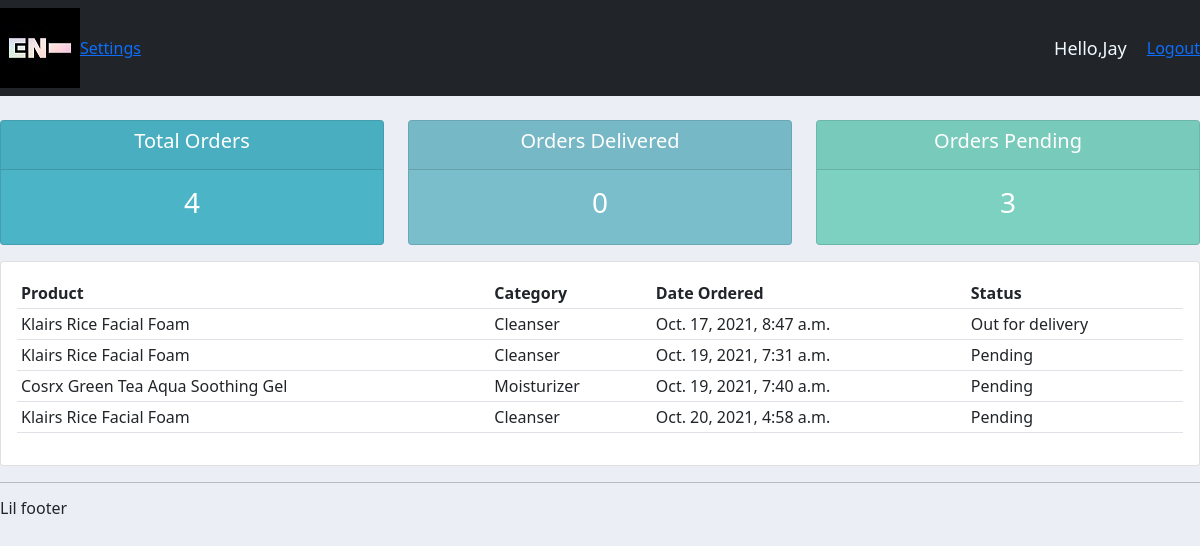
The app's page /user/ (signed in) with its own data.
### accounts/models.py (models this page shows, shortened)
class Order(models.Model):
    STATUS=(
        ('Pending', 'Pending'),
        ('Out for delivery','Out for delivery'),
        ('Delivered', 'Delivered'),
    )
    customer=models.ForeignKey(Customer, null=True, on_delete=models.SET_NULL)
    product=models.ForeignKey(Product, null=True, on_delete=models.SET_NULL)
    status=models.CharField(max_length=200, null=True, choices=STATUS)
    date_created=models.DateTimeField(auto_now_add=True, null=True)

class Product(models.Model):
    CATEGORY=(
        ('Cleanser', 'Cleanser'),
        ('Toner', 'Toner'),
        ('Moisturizer', 'Moisturizer'),
        ('Essence', 'Essence'),
        ('Sunscreen', 'Sunscreen'),
        ('Exfoliation', 'Exfoliation'),
        ('Serum', 'Serum'),
        ('Cleansing Oil', 'Cleansing Oil'),
    )
    name=models.CharField(max_length=200, null=True)
    price=models.FloatField(null=True)
    category=models.CharField(max_length=200, null=True, choices=CATEGORY)
    description=models.CharField(max_length=200, null=True, blank=True)
    date_created=models.DateTimeField(auto_now_add=True, null=True)
    tags=models.ManyToManyField(Tag)
    def __str__(self):
        return self.name

### accounts/decorators.py (the view)
        def wrapper_function(request, *args, **kwargs):
            group= None
            if request.user.groups.exists():
                group= request.user.groups.all()[0].name
            if group in allowed_roles:
               return view_function(request, *args, **kwargs)
            else:
                return HttpResponse('You are not authorized to view this page.')

### accounts/views.py (called while the page is built)
@login_required(login_url='login')
@allowed_user(allowed_roles=['customers'])
def userPage(request):
    orders= request.user.customer.order_set.all()
    total_orders=orders.count()
    delivered=orders.filter(status='Delivered').count()
    pending=orders.filter(status='Pending').count()
    context={'orders': orders,'total_orders': total_orders, 'delivered': delivered, 'pending': pending}
    return render(request, 'accounts/user.html', context)

### accounts/templates/accounts/user.html
{% extends 'accounts/main.html' %}
{% block content %}
{% include 'accounts/status.html' %}
<div class="row">
	<div class="col-md">
		<div class="card card-body">
			<table class="table table-sm">
				<tr>
					<th>Product</th>
					<th>Category</th>
					<th>Date Ordered</th>
					<th>Status</th>
				</tr>
				{% for i in orders %}
					<tr>
						<td>{{i.product}}</td>
						<td>{{i.product.category}}</td>
						<td>{{i.date_created}}</td>
						<td>{{i.status}}</td>
					</tr>
				{% endfor %}
			</table>
		</div>
	</div>
</div>
{% endblock content %}

### accounts/templates/accounts/main.html (shortened to what this page needs)
{% load static %}
<html lang="en">
<head>
    <link rel="stylesheet" href="https://cdn.jsdelivr.net/npm/bootstrap@5.1.3/dist/css/bootstrap.min.css">
    <link rel="stylesheet" type="text/css" href="{% static '/css/main.css' %}">
</head>
<body>
    {% include 'accounts/navbar.html' %}
    {% block content %}
    {% endblock %}
    <hr>
    <h6>Lil footer</h6>
</body>
</html>

### accounts/templates/accounts/navbar.html (shortened to what this page needs)
{% load static %}
<nav class="navbar navbar-expand-lg navbar-dark bg-dark">
  <img src="{% static 'images/en.jpg'%}" alt="" srcset="">
    <div class="collapse navbar-collapse" id="navbarNavAltMarkup">
      <div class="navbar-nav">
        {% if request.user.is_staff %}
          <a class="nav-item nav-link active" href="{%url 'home' %}">Home</a>
          <a class="nav-item nav-link" href="{%url 'products' %}">Products</a>
        {% else %}
          <li class="nav-item">
            <a href="{% url 'account'%}">Settings</a>
          </li>
        {% endif %}
      </div>
    </div>
    <span class="hello">Hello,{{request.user}}
    </span>
    <span><a href="{% url 'logout' %}">Logout</a></span>
  </nav>

### accounts/templates/accounts/status.html
<br>
<div class="row">
	<div class="col">
		<div class="col-md">
			<div class="card text-center text-white  mb-3" id="total-orders">
			  	<div class="card-header">
			  		<h5 class="card-title">Total Orders</h5>
			  	</div>
			  	<div class="card-body">
			    	<h3 class="card-title">{{total_orders}}</h3>
			  	</div>
			</div>
		</div>
	</div>
	<div class="col">
		<div class="col-md">
			<div class="card text-center text-white  mb-3" id="orders-delivered">
			  	<div class="card-header">
			  		<h5 class="card-title">Orders Delivered</h5>
			  	</div>
			  	<div class="card-body">
			    	<h3 class="card-title">{{delivered}}</h3>
			  	</div>
			</div>
		</div>
	</div>
	<div class="col">
		<div class="col-md">
			<div class="card text-center text-white  mb-3" id="orders-pending">
			  	<div class="card-header">
			  		<h5 class="card-title">Orders Pending</h5>
			  	</div>
			  	<div class="card-body">
			    	<h3 class="card-title">{{pending}}</h3>
			  	</div>
			</div>
		</div>
	</div>
</div>

### static/css/main.css (style rules this page uses)
body { background-color: #ebeff5; }
#total-orders { background-color: #4cb4c7; }
#orders-delivered { background-color: #7abecc; }
#orders-pending { background-color: #7CD1C0; }

### accounts/templates/accounts/navbar.html (style rules this page uses)
.hello { font-size: 18px; color: aliceblue; margin-right: 20px; }

### records on screen
Order: product "Klairs Rice Facial Foam", product.category "Cleanser", date_created "Oct. 17, 2021, 8:47 a.m.", status "Out for delivery"
Order: product "Klairs Rice Facial Foam", product.category "Cleanser", date_created "Oct. 19, 2021, 7:31 a.m.", status "Pending"
Order: product "Cosrx Green Tea Aqua Soothing Gel", product.category "Moisturizer", date_created "Oct. 19, 2021, 7:40 a.m.", status "Pending"
Order: product "Klairs Rice Facial Foam", product.category "Cleanser", date_created "Oct. 20, 2021, 4:58 a.m.", status "Pending"

### other values on screen
{{ request.user }} "Jay"
{{ total_orders }} "4"
{{ delivered }} "0"
{{ pending }} "3"
